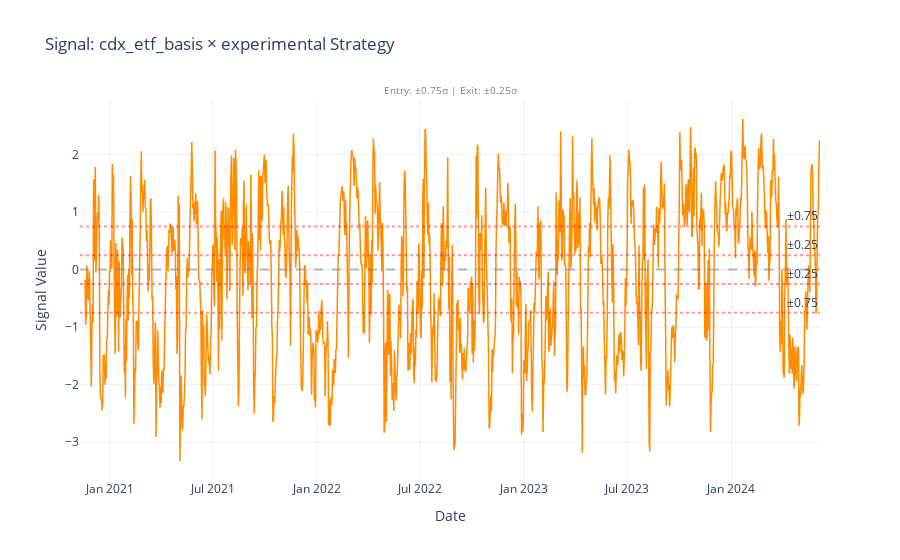
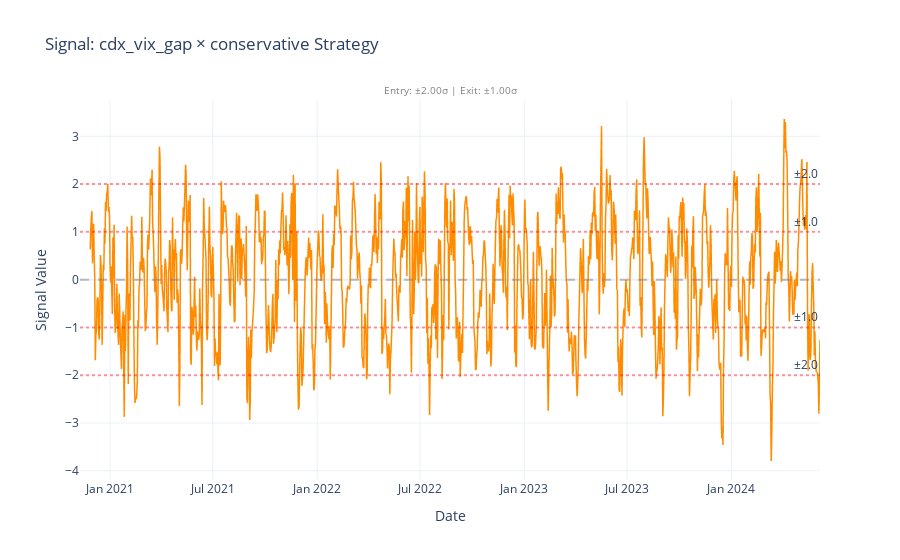
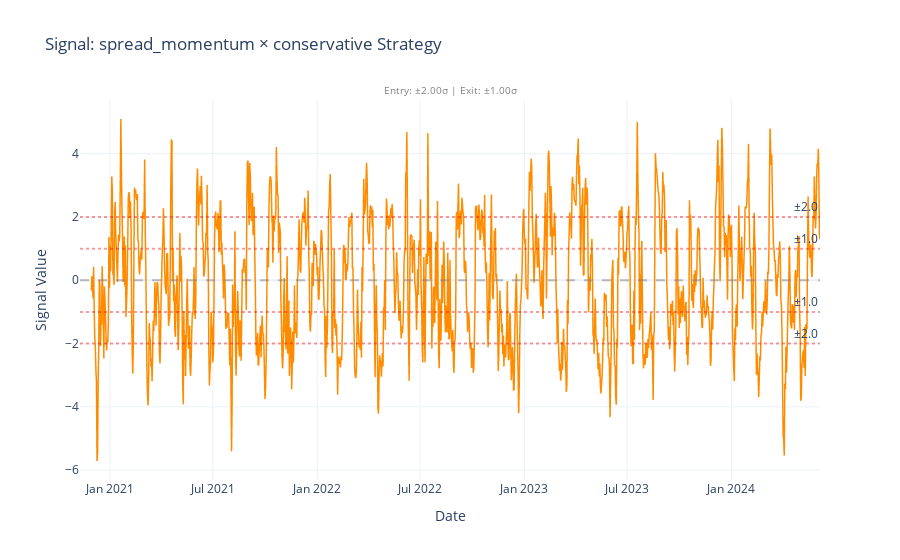

The notebook cell saved with these charts, in order:
### Markdown cell above
## 13. Visualize Focus Pairs — Signal Overlays

Plot signal time series with strategy entry/exit thresholds.

### Code cell
print(f"\n{'='*80}")
print(f"SIGNAL OVERLAYS — Focus Pairs")
print(f"{'='*80}\n")

for signal_name, strategy_name in focus_pairs:
    strategy_metadata = all_strategies[strategy_name]
    signal = signals[signal_name]
    
    title = f"Signal: {signal_name} × {strategy_name} Strategy"
    
    # Plot with entry/exit thresholds
    threshold_lines = [
        strategy_metadata.entry_threshold,
        -strategy_metadata.entry_threshold,
        strategy_metadata.exit_threshold,
        -strategy_metadata.exit_threshold,
    ]
    
    fig = plot_signal(
        signal,
        title=title,
        threshold_lines=threshold_lines,
    )
    
    # Add annotations for thresholds
    fig.add_annotation(
        text=f"Entry: ±{strategy_metadata.entry_threshold:.2f}σ | Exit: ±{strategy_metadata.exit_threshold:.2f}σ",
        xref="paper", yref="paper",
        x=0.5, y=1.05,
        showarrow=False,
        font=dict(size=10, color="gray"),
    )
    
    fig.show()
    print(f"\n✓ Plotted: {signal_name} × {strategy_name}\n")

### Figure 1 — Plotly figure (JSON) as saved in the notebook; plotly's stock layout.template omitted (floating-point values rounded to 4 significant figures; data arrays with more than 128 entries replaced by an {"elided": "..."} marker saying what was removed)
{"data": [{"hovertemplate": "Date=%{x}<br>Signal Value=%{y}<extra></extra>", "legendgroup": "", "line": {"color": "darkorange", "dash": "solid", "width": 1.5}, "marker": {"symbol": "circle"}, "mode": "lines", "name": "", "showlegend": false, "type": "scattergl", "x": {"elided": "1305 str values"}, "xaxis": "x", "y": {"elided": "1305 float values"}, "yaxis": "y"}], "layout": {"annotations": [{"showarrow": false, "text": "±0.75", "x": 1, "xanchor": "right", "xref": "x domain", "y": 0.75, "yanchor": "bottom", "yref": "y"}, {"showarrow": false, "text": "±0.75", "x": 1, "xanchor": "right", "xref": "x domain", "y": -0.75, "yanchor": "bottom", "yref": "y"}, {"showarrow": false, "text": "±0.25", "x": 1, "xanchor": "right", "xref": "x domain", "y": 0.25, "yanchor": "bottom", "yref": "y"}, {"showarrow": false, "text": "±0.25", "x": 1, "xanchor": "right", "xref": "x domain", "y": -0.25, "yanchor": "bottom", "yref": "y"}, {"font": {"color": "gray", "size": 10}, "showarrow": false, "text": "Entry: ±0.75σ | Exit: ±0.25σ", "x": 0.5, "xref": "paper", "y": 1.05, "yref": "paper"}], "hovermode": "x unified", "legend": {"tracegroupgap": 0}, "shapes": [{"line": {"color": "gray", "dash": "dash"}, "opacity": 0.5, "type": "line", "x0": 0, "x1": 1, "xref": "x domain", "y0": 0, "y1": 0, "yref": "y"}, {"line": {"color": "red", "dash": "dot"}, "opacity": 0.4, "type": "line", "x0": 0, "x1": 1, "xref": "x domain", "y0": 0.75, "y1": 0.75, "yref": "y"}, {"line": {"color": "red", "dash": "dot"}, "opacity": 0.4, "type": "line", "x0": 0, "x1": 1, "xref": "x domain", "y0": -0.75, "y1": -0.75, "yref": "y"}, {"line": {"color": "red", "dash": "dot"}, "opacity": 0.4, "type": "line", "x0": 0, "x1": 1, "xref": "x domain", "y0": 0.25, "y1": 0.25, "yref": "y"}, {"line": {"color": "red", "dash": "dot"}, "opacity": 0.4, "type": "line", "x0": 0, "x1": 1, "xref": "x domain", "y0": -0.25, "y1": -0.25, "yref": "y"}], "showlegend": false, "title": {"text": "Signal: cdx_etf_basis × experimental Strategy"}, "xaxis": {"anchor": "y", "domain": [0, 1], "title": {"text": "Date"}}, "yaxis": {"anchor": "x", "domain": [0, 1], "title": {"text": "Signal Value"}}}}

### Figure 2 — Plotly figure (JSON) as saved in the notebook; plotly's stock layout.template omitted (floating-point values rounded to 4 significant figures; data arrays with more than 128 entries replaced by an {"elided": "..."} marker saying what was removed)
{"data": [{"hovertemplate": "Date=%{x}<br>Signal Value=%{y}<extra></extra>", "legendgroup": "", "line": {"color": "darkorange", "dash": "solid", "width": 1.5}, "marker": {"symbol": "circle"}, "mode": "lines", "name": "", "showlegend": false, "type": "scattergl", "x": {"elided": "1305 str values"}, "xaxis": "x", "y": {"elided": "1305 float values"}, "yaxis": "y"}], "layout": {"annotations": [{"showarrow": false, "text": "±2.0", "x": 1, "xanchor": "right", "xref": "x domain", "y": 2, "yanchor": "bottom", "yref": "y"}, {"showarrow": false, "text": "±2.0", "x": 1, "xanchor": "right", "xref": "x domain", "y": -2, "yanchor": "bottom", "yref": "y"}, {"showarrow": false, "text": "±1.0", "x": 1, "xanchor": "right", "xref": "x domain", "y": 1, "yanchor": "bottom", "yref": "y"}, {"showarrow": false, "text": "±1.0", "x": 1, "xanchor": "right", "xref": "x domain", "y": -1, "yanchor": "bottom", "yref": "y"}, {"font": {"color": "gray", "size": 10}, "showarrow": false, "text": "Entry: ±2.00σ | Exit: ±1.00σ", "x": 0.5, "xref": "paper", "y": 1.05, "yref": "paper"}], "hovermode": "x unified", "legend": {"tracegroupgap": 0}, "shapes": [{"line": {"color": "gray", "dash": "dash"}, "opacity": 0.5, "type": "line", "x0": 0, "x1": 1, "xref": "x domain", "y0": 0, "y1": 0, "yref": "y"}, {"line": {"color": "red", "dash": "dot"}, "opacity": 0.4, "type": "line", "x0": 0, "x1": 1, "xref": "x domain", "y0": 2, "y1": 2, "yref": "y"}, {"line": {"color": "red", "dash": "dot"}, "opacity": 0.4, "type": "line", "x0": 0, "x1": 1, "xref": "x domain", "y0": -2, "y1": -2, "yref": "y"}, {"line": {"color": "red", "dash": "dot"}, "opacity": 0.4, "type": "line", "x0": 0, "x1": 1, "xref": "x domain", "y0": 1, "y1": 1, "yref": "y"}, {"line": {"color": "red", "dash": "dot"}, "opacity": 0.4, "type": "line", "x0": 0, "x1": 1, "xref": "x domain", "y0": -1, "y1": -1, "yref": "y"}], "showlegend": false, "title": {"text": "Signal: cdx_vix_gap × conservative Strategy"}, "xaxis": {"anchor": "y", "domain": [0, 1], "title": {"text": "Date"}}, "yaxis": {"anchor": "x", "domain": [0, 1], "title": {"text": "Signal Value"}}}}

### Figure 3 — Plotly figure (JSON) as saved in the notebook; plotly's stock layout.template omitted (floating-point values rounded to 4 significant figures; data arrays with more than 128 entries replaced by an {"elided": "..."} marker saying what was removed)
{"data": [{"hovertemplate": "Date=%{x}<br>Signal Value=%{y}<extra></extra>", "legendgroup": "", "line": {"color": "darkorange", "dash": "solid", "width": 1.5}, "marker": {"symbol": "circle"}, "mode": "lines", "name": "", "showlegend": false, "type": "scattergl", "x": {"elided": "1305 str values"}, "xaxis": "x", "y": {"elided": "1305 float values"}, "yaxis": "y"}], "layout": {"annotations": [{"showarrow": false, "text": "±2.0", "x": 1, "xanchor": "right", "xref": "x domain", "y": 2, "yanchor": "bottom", "yref": "y"}, {"showarrow": false, "text": "±2.0", "x": 1, "xanchor": "right", "xref": "x domain", "y": -2, "yanchor": "bottom", "yref": "y"}, {"showarrow": false, "text": "±1.0", "x": 1, "xanchor": "right", "xref": "x domain", "y": 1, "yanchor": "bottom", "yref": "y"}, {"showarrow": false, "text": "±1.0", "x": 1, "xanchor": "right", "xref": "x domain", "y": -1, "yanchor": "bottom", "yref": "y"}, {"font": {"color": "gray", "size": 10}, "showarrow": false, "text": "Entry: ±2.00σ | Exit: ±1.00σ", "x": 0.5, "xref": "paper", "y": 1.05, "yref": "paper"}], "hovermode": "x unified", "legend": {"tracegroupgap": 0}, "shapes": [{"line": {"color": "gray", "dash": "dash"}, "opacity": 0.5, "type": "line", "x0": 0, "x1": 1, "xref": "x domain", "y0": 0, "y1": 0, "yref": "y"}, {"line": {"color": "red", "dash": "dot"}, "opacity": 0.4, "type": "line", "x0": 0, "x1": 1, "xref": "x domain", "y0": 2, "y1": 2, "yref": "y"}, {"line": {"color": "red", "dash": "dot"}, "opacity": 0.4, "type": "line", "x0": 0, "x1": 1, "xref": "x domain", "y0": -2, "y1": -2, "yref": "y"}, {"line": {"color": "red", "dash": "dot"}, "opacity": 0.4, "type": "line", "x0": 0, "x1": 1, "xref": "x domain", "y0": 1, "y1": 1, "yref": "y"}, {"line": {"color": "red", "dash": "dot"}, "opacity": 0.4, "type": "line", "x0": 0, "x1": 1, "xref": "x domain", "y0": -1, "y1": -1, "yref": "y"}], "showlegend": false, "title": {"text": "Signal: spread_momentum × conservative Strategy"}, "xaxis": {"anchor": "y", "domain": [0, 1], "title": {"text": "Date"}}, "yaxis": {"anchor": "x", "domain": [0, 1], "title": {"text": "Signal Value"}}}}
